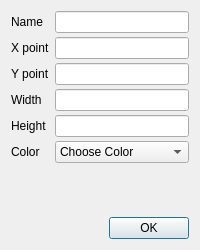
<?xml version="1.0" encoding="UTF-8"?>
<ui version="4.0">
 <class>DrawRectangle</class>
 <widget class="QDialog" name="DrawRectangle">
  <property name="geometry">
   <rect>
    <x>0</x>
    <y>0</y>
    <width>200</width>
    <height>250</height>
   </rect>
  </property>
  <property name="windowTitle">
   <string>Draw Rectangle</string>
  </property>
  <property name="styleSheet">
   <string notr="true"/>
  </property>
  <layout class="QVBoxLayout" name="verticalLayout">
   <item>
    <layout class="QFormLayout" name="formLayout">
     <property name="horizontalSpacing">
      <number>5</number>
     </property>
     <property name="verticalSpacing">
      <number>4</number>
     </property>
     <item row="0" column="1">
      <widget class="QLineEdit" name="name"/>
     </item>
     <item row="1" column="0">
      <widget class="QLabel" name="label_2">
       <property name="text">
        <string>X point</string>
       </property>
      </widget>
     </item>
     <item row="1" column="1">
      <widget class="QLineEdit" name="xpoint"/>
     </item>
     <item row="2" column="0">
      <widget class="QLabel" name="label_3">
       <property name="text">
        <string>Y point</string>
       </property>
      </widget>
     </item>
     <item row="2" column="1">
      <widget class="QLineEdit" name="ypoint"/>
     </item>
     <item row="3" column="0">
      <widget class="QLabel" name="label_4">
       <property name="text">
        <string>Width</string>
       </property>
      </widget>
     </item>
     <item row="3" column="1">
      <widget class="QLineEdit" name="width"/>
     </item>
     <item row="4" column="1">
      <widget class="QLineEdit" name="height"/>
     </item>
     <item row="5" column="0">
      <widget class="QLabel" name="label_6">
       <property name="text">
        <string>Color</string>
       </property>
      </widget>
     </item>
     <item row="5" column="1">
      <widget class="QComboBox" name="comboBox">
       <item>
        <property name="text">
         <string>Choose Color</string>
        </property>
       </item>
       <item>
        <property name="text">
         <string>Black</string>
        </property>
       </item>
       <item>
        <property name="text">
         <string>Blue</string>
        </property>
       </item>
       <item>
        <property name="text">
         <string>Red</string>
        </property>
       </item>
      </widget>
     </item>
     <item row="0" column="0">
      <widget class="QLabel" name="label">
       <property name="text">
        <string>Name</string>
       </property>
      </widget>
     </item>
     <item row="4" column="0">
      <widget class="QLabel" name="label_5">
       <property name="text">
        <string>Height</string>
       </property>
      </widget>
     </item>
    </layout>
   </item>
   <item>
    <layout class="QHBoxLayout" name="horizontalLayout">
     <item>
      <spacer name="horizontalSpacer">
       <property name="orientation">
        <enum>Qt::Horizontal</enum>
       </property>
       <property name="sizeHint" stdset="0">
        <size>
         <width>40</width>
         <height>20</height>
        </size>
       </property>
      </spacer>
     </item>
     <item>
      <widget class="QPushButton" name="pushButton">
       <property name="text">
        <string>OK</string>
       </property>
      </widget>
     </item>
    </layout>
   </item>
  </layout>
 </widget>
 <resources/>
 <connections/>
</ui>
